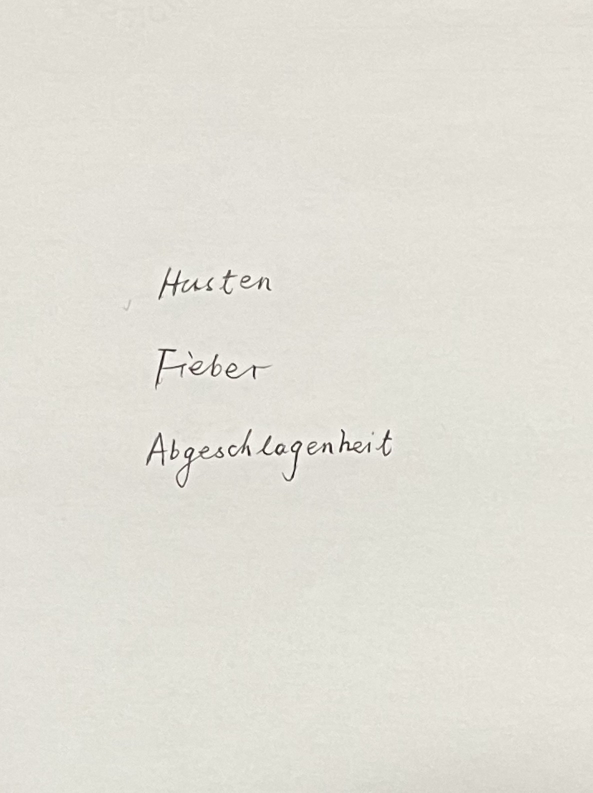
#> input picture Testbild_1.jpg, 1185 x 1585 px (shown at 1/2 size)
$ python test.py
#> lines starting #> are read from the running program, lines starting #| are printed output that depends on the picture; after the words box and inside, x2 and y2 are one past the last pixel; in counts of white or black regions, pixels touching at a corner belong together
'''
quelle: https://github.com/yghstill/deepLearning_OCR/blob/master/reco_chars.py

'''

import cv2
import numpy as np
import pytesseract
pytesseract.pytesseract.tesseract_cmd = 'D:\\for_tesseract\\tesseract.exe'

path_test_image = 'Testbild_1.jpg'  # path
image_color = cv2.imread(path_test_image)
#> image_color is the input picture: shape (1585, 1185, 3); mean B, G, R 214.6, 223.3, 225.6

new_shape = (image_color.shape[1] // 3, image_color.shape[0] // 3)
#> new_shape = (395, 528)
image_color = cv2.resize(image_color, new_shape)
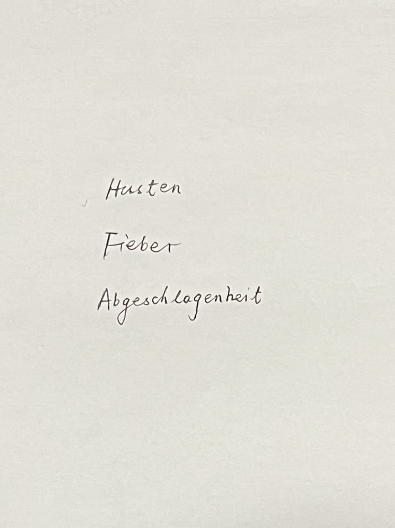
#> image_color: shape (528, 395, 3); mean B, G, R 214.5, 223.2, 225.5

cv2.imshow('original', image_color)

image = cv2.cvtColor(image_color, cv2.COLOR_BGR2GRAY)

cv2.imshow('gray', image)

adaptive_threshold = cv2.adaptiveThreshold(
    image, 255, cv2.ADAPTIVE_THRESH_GAUSSIAN_C, cv2.THRESH_BINARY, 27, 27)
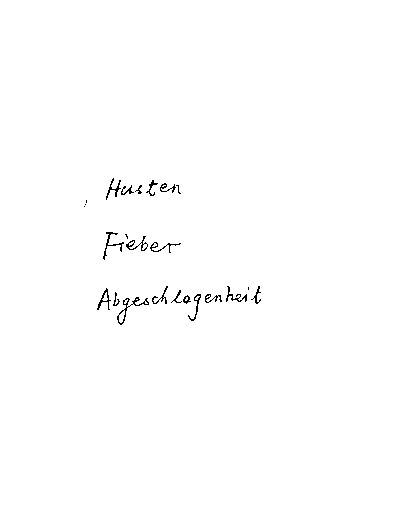
#> adaptive_threshold: shape (528, 395); 99.4% white; black in thin lines or dots, all inside (x1, y1, x2, y2) = (84, 178, 261, 325)

cv2.imshow('binar', adaptive_threshold)

adaptive_threshold = 255 - adaptive_threshold

cv2.imshow('inver', adaptive_threshold)

def extract_peek_ranges_from_array(array_vals, minimun_val=10, minimun_range=2):
    start_i = None
    end_i = None
    peek_ranges = []
    for i, val in enumerate(array_vals):
        if val > minimun_val and start_i is None:
            start_i = i
        elif val > minimun_val and start_i is not None:
            pass
        elif val < minimun_val and start_i is not None:
            end_i = i
            if end_i - start_i >= minimun_range:
                peek_ranges.append((start_i, end_i))
            start_i = None
            end_i = None
        elif val < minimun_val and start_i is None:
            pass
        else:
            raise ValueError("cannot parse this case...")
    return peek_ranges

def median_split_ranges(peek_ranges):
    new_peek_ranges = []
    widthes = []
    for peek_range in peek_ranges:
        w = peek_range[1] - peek_range[0] + 1
        widthes.append(w)
    widthes = np.asarray(widthes)
    median_w = np.median(widthes)
    for i, peek_range in enumerate(peek_ranges):
        num_char = int(round(widthes[i]/median_w, 0))
        if num_char > 1:
            char_w = float(widthes[i] / num_char)
            for i in range(num_char):
                start_point = peek_range[0] + int(i * char_w)
                end_point = peek_range[0] + int((i + 1) * char_w)
                new_peek_ranges.append((start_point, end_point))
        else:
            new_peek_ranges.append(peek_range)
    return new_peek_ranges

def OCR_Tesseract(image):
    '''
    OCR of a image

    - input: image
    - output: str

    '''
    result = pytesseract.image_to_string(
        image, lang='eng', config='--psm 7')

    return result

# Try to find text lines and chars
horizontal_sum = np.sum(adaptive_threshold, axis=1) # Sums pixel values horizontally
#> horizontal_sum = 528 values, max 15555 at index 301, min 0 at index 0, mean 583.9

peek_ranges = extract_peek_ranges_from_array(horizontal_sum)
#> after the loop in extract_peek_ranges_from_array, `for i, val in enumerate(array_vals):`: peek_ranges = [(178, 203), (232, 260), (286, 325)]
#> peek_ranges = [(178, 203), (232, 260), (286, 325)]

print(peek_ranges)
#| [(178, 203), (232, 260), (286, 325)]

for i, peek_range in enumerate(peek_ranges):
    x = 0
    y = peek_range[0]
    # w = vertical_range[1] - x
    h = peek_range[1] - y
    char_img = adaptive_threshold[y:y+h+1, x:-1]
    char_img = image = cv2.bitwise_not(char_img)
    cv2.imshow('roi%i'%i, char_img)
#> (the run stopped early here; a loop or call above may not have finished)
